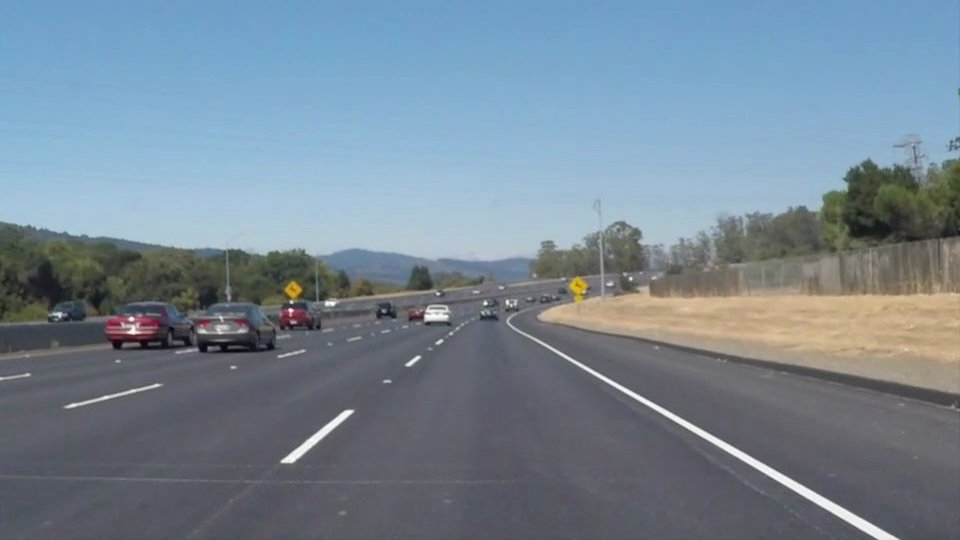
#> input picture test_images/solidWhiteCurve.jpg, 960 x 540 px
$ jupyter execute --allow-errors P1.ipynb   (shell and % lines are left out)
#> lines starting #> are read from the running program, lines starting #| are printed output that depends on the picture; after the words box and inside, x2 and y2 are one past the last pixel; in counts of white or black regions, pixels touching at a corner belong together
# Finding Lane Lines on the Road
***
The main goal of the project is to identify and annotate the lane lines in a video of a road. A code pipepline of image processing is developed and tested, first on images and subsequently on videos. In brief, a raw image is first converted to grayscale, then filtered using a guassian kernel followed by subjecting it to Canny Edge Detection algorithm. The region of interest in the image (bare minumum area including the lane lines) is marked and everything outside is masked out. This image is then subjected to Hough transform to obtain line segment parameters representing the lines obtained by Canny Edge detection. The obtained line segments are then separated into two sets: left lane and right lane. The line segments with outlier slopes are rejected to obtain a smoother, uniform dataset representing each lane. Finally, these line segments are used to calculate an average, equivalent single line representing one lane. Once a statisfactory lane identification is observed, this pipeline is put together to work on videos, acting on images from individual video frames. In order to observe a smooth transition on video from one frame to another, a weighted moving average filter of window size 3 is implemented.

---

## Import Packages

[cell 1]
import matplotlib.pyplot as plt
import matplotlib.image as mpimg
import matplotlib as mpl
import numpy as np
import cv2
from scipy.optimize import curve_fit
#Enlarging the plot window size
mpl.rcParams['figure.figsize'] = [16,9]

## Read in an Image

[cell 2]
# [6 lines of commented-out code are left out]
image = mpimg.imread('test_images/solidWhiteCurve.jpg')
#> image is the input picture: shape (540, 960, 3); mean R, G, B 118.5, 134.5, 148.1

original_image_1 = np.copy(image)
original_image_2 = np.copy(image)
original_image_3 = np.copy(image)
#printing out some stats and plotting the original image
print('This image is:', type(image), 'with dimensions:', image.shape)
#| This image is: <class 'numpy.ndarray'> with dimensions: (540, 960, 3)
plt.imshow(image)  # if you wanted to show a single color channel image called 'gray', for example, call as plt.imshow(gray, cmap='gray')

** Main OpenCV functions used in this project are:**

`cv2.inRange()` for color selection
`cv2.fillPoly()` for regions selection
`cv2.line()` to draw lines on an image given endpoints
`cv2.addWeighted()` to coadd / overlay two images
`cv2.imwrite()` to output images to file
`cv2.bitwise_and()` to apply a mask to an image

## Helper Functions

Here are some initial functions that will be used in the image processing

[cell 3]
import math

def grayscale(img):
    """Applies the Grayscale transform
    This will return an image with only one color channel
    but NOTE: to see the returned image as grayscale
    (assuming your grayscaled image is called 'gray')
    you should call plt.imshow(gray, cmap='gray')"""
    return cv2.cvtColor(img, cv2.COLOR_RGB2GRAY)
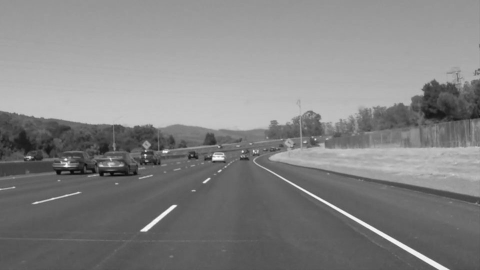
#> returned value: shape (540, 960) (shown at 1/2 size); min 5, max 255, mean 131.2
    # Or use BGR2GRAY if you read an image with cv2.imread()
    # return cv2.cvtColor(img, cv2.COLOR_BGR2GRAY)

def canny(img, low_threshold, high_threshold):
    """Applies the Canny transform"""
    return cv2.Canny(img, low_threshold, high_threshold)

def gaussian_blur(img, kernel_size):
    """Applies a Gaussian Noise kernel"""
    return cv2.GaussianBlur(img, (kernel_size, kernel_size), 0)

def region_of_interest(img, vertices):
    """
    Applies an image mask.

    Only keeps the region of the image defined by the polygon
    formed from `vertices`. The rest of the image is set to black.
    """
    #defining a blank mask to start with
    mask = np.zeros_like(img)

    #defining a 3 channel or 1 channel color to fill the mask with depending on the input image
    if len(img.shape) > 2:
        channel_count = img.shape[2]  # i.e. 3 or 4 depending on your image
        ignore_mask_color = (255,) * channel_count
    else:
        ignore_mask_color = 255

    #filling pixels inside the polygon defined by "vertices" with the fill color
    cv2.fillPoly(mask, vertices, ignore_mask_color)

    #returning the image only where mask pixels are nonzero
    masked_image = cv2.bitwise_and(img, mask)
    return masked_image


def draw_lines(img, lines, color=[255, 0, 0], thickness=2):
    """
    This function draws `lines` with `color` and `thickness`.
    Lines are drawn on the image inplace (mutates the image).
    """
    for line in lines:
        for x1,y1,x2,y2 in line:
            cv2.line(img, (x1, y1), (x2, y2), color, thickness)

# [10 lines left out: function hough_lines, not called in this run]

def weighted_img(img, initial_img, α=0.8, β=1., λ=0.):
    """
    `img` is the output of the hough_lines(), An image with lines drawn on it.
    Should be a blank image (all black) with lines drawn on it.

    `initial_img` should be the image before any processing.

    The result image is computed as follows:

    initial_img * α + img * β + λ
    NOTE: initial_img and img must be the same shape!
    """
    return cv2.addWeighted(initial_img, α, img, β, λ)

## Test Images

[cell 4]
import os
os.listdir("test_images/")

## Build a Lane Finding Pipeline

**Below is the pipeline that works well on the sampe images.**

### Gray Scaling

[cell 5]
plt.subplot(221)
plt.imshow(image)
plt.title('Original Image')

image_gray = grayscale(image)
# save for report
#r_image_gray = np.copy(image_gray)
#cv2.imwrite("./test_images_output/r_image_gray.jpg", r_image_gray);

plt.subplot(222)
plt.imshow(image_gray, cmap = 'gray')
plt.title('Gray-Scaled Image')
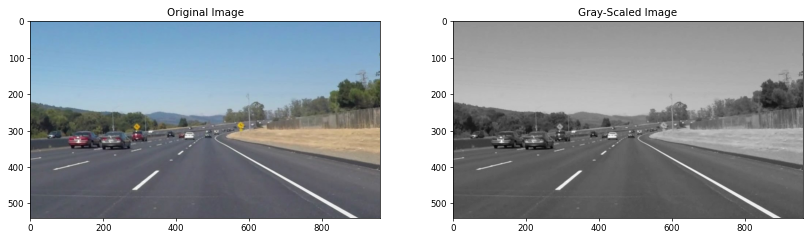
#> figure drawn by matplotlib, 2 panels

### Gaussian Filtering

[cell 6]
print("Now as we have the gray scaled image, we can proceed for Gaussian filtering, to be followed by Canny Edge detection\n")
print("Applying a Gaussian filter of kernel size: 5\n")
blurred_image = gaussian_blur(image_gray, 5)
# save for report
#r_blurred_image = np.copy(blurred_image)
#cv2.imwrite("./test_images_output/r_blurred_image.jpg", r_blurred_image);

plt.subplot(121)
plt.imshow(image_gray, cmap = 'gray')
plt.title('Unfiltered Image')
plt.subplot(122)
plt.imshow(blurred_image, cmap = 'gray')
plt.title('Gaussian-filtered Image')
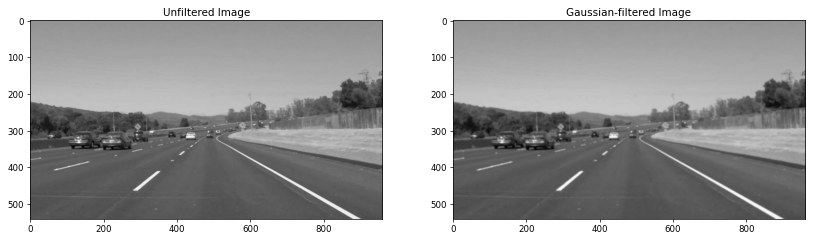
#> figure drawn by matplotlib, 2 panels

### Canny Edge Detection

[cell 7]
"""
In Canny Edge Detection algorithm, all edges with gradients above the upper
threshold are selected, all edges with gradients below lower threshold are
rejected. The edges with gradients between lower and upper threshold, that
are in contact with edges above the upper threshold, are retained, rest are
rejected.
"""
lower_threshold = 70
upper_threshold = 200
canny_image = canny(blurred_image, lower_threshold, upper_threshold)
#> in canny, `return cv2.Canny(img, low_threshold, high_threshold)`:
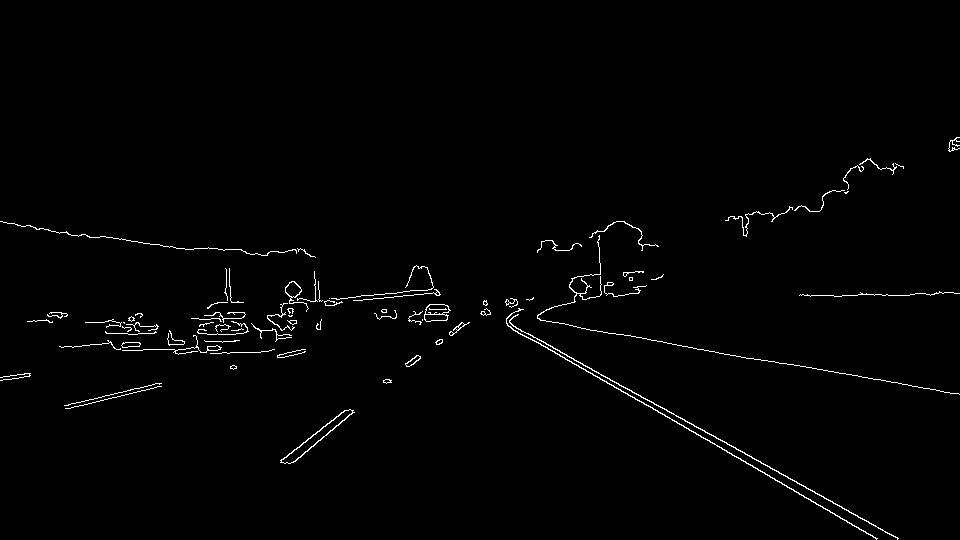
#> returned value: shape (540, 960); 1.2% white in thin lines or dots, all inside (x1, y1, x2, y2) = (0, 137, 960, 540)
# save for report
#r_canny_image = np.copy(canny_image)
#cv2.imwrite("./test_images_output/r_canny_image.jpg", r_canny_image);

plt.subplot(121)
plt.imshow(blurred_image, cmap = 'gray')
plt.title('Blurred Image')
plt.subplot(122)
plt.imshow(canny_image, cmap = 'gray')
plt.title('Canny-Detection Edges')

### Masking with region of interest and Hough Transform

[cell 8]
# Setting up the region of interest
vertices = np.array([[[110,540],[420,330],[545,330],[920,540]]], dtype = 'int32')
#vertices = np.array([[[110,480],[420,350],[555,350],[920,480]]], dtype = 'int32')
masked_image = region_of_interest(canny_image, vertices)
#> in region_of_interest, `cv2.fillPoly(mask, vertices, ignore_mask_color)`:
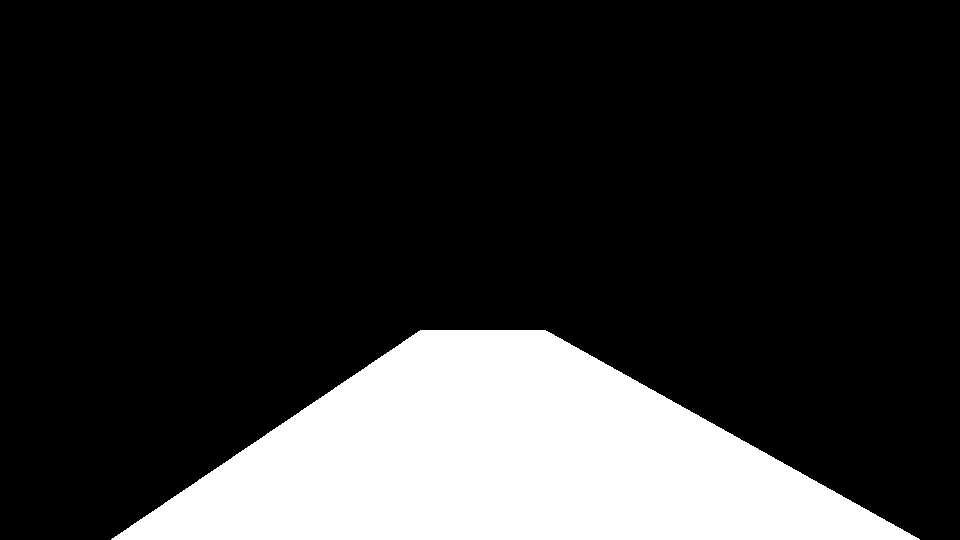
#> mask: shape (540, 960); 19% white; 1 white region, box (x1, y1, x2, y2) and area: (111, 330, 920, 540) 98313
#> in region_of_interest, `masked_image = cv2.bitwise_and(img, mask)`:
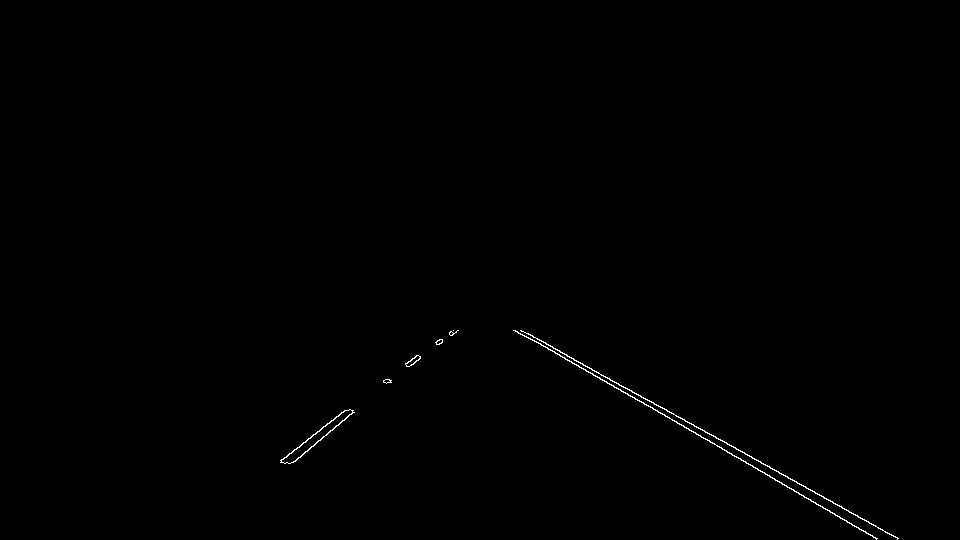
#> masked_image: shape (540, 960); 0.29% white in thin lines or dots, all inside (x1, y1, x2, y2) = (280, 330, 899, 540)
# save for report
#r_masked_image = np.copy(masked_image)
#cv2.imwrite("./test_images_output/r_masked_image.jpg", r_masked_image);

plt.subplot(221)
plt.imshow(canny_image, cmap = 'gray')
plt.title('Canny-Detection Image')
plt.subplot(222)
plt.imshow(masked_image, cmap = 'gray')
plt.title('Masked Image')
x = [vertices[0,0,0], vertices[0,1,0], vertices[0,2,0],vertices[0,3,0],vertices[0,0,0]]
y = [vertices[0,0,1], vertices[0,1,1], vertices[0,2,1],vertices[0,3,1],vertices[0,0,1]]
plt.plot(x, y, 'r--', lw=2)

"""
Masking done, now applying hough transform

minLineLength - Minimum length of line. Line segments shorter than this are rejected.
maxLineGap - Maximum allowed gap between line segments to treat them as single line.
rho : The resolution of the parameter r in pixels. We use 1 pixel.
theta: The resolution of the parameter \theta in radians. We use 1 degree (CV_PI/180)
threshold: The minimum number of intersections to “detect” a line

"""
minLineLength = 200
maxLineGap = 5
rho = 1
theta = np.pi/180
threshold = 15

lines_img = cv2.HoughLinesP(masked_image,rho,theta,threshold,minLineLength,maxLineGap)
#> lines_img = 37 rows, first 6: [643, 403, 648, 406], [676, 415, 791, 479], [683, 426, 707, 440], [806, 497, 856, 527], [736, 456, 791, 489], [286, 456, 322, 428]
#print(lines_img)
draw_lines(image, lines_img)
#> the loop in draw_lines, `for line in lines:` made 37 passes
# save for report
#r_hough_image = np.copy(image)
#r_hough_image = r_hough_image[...,::-1]
#cv2.imwrite("./test_images_output/r_hough_image.jpg", r_hough_image);

plt.subplot(212)
plt.imshow(image)
plt.title('Lines from Hough Transform')
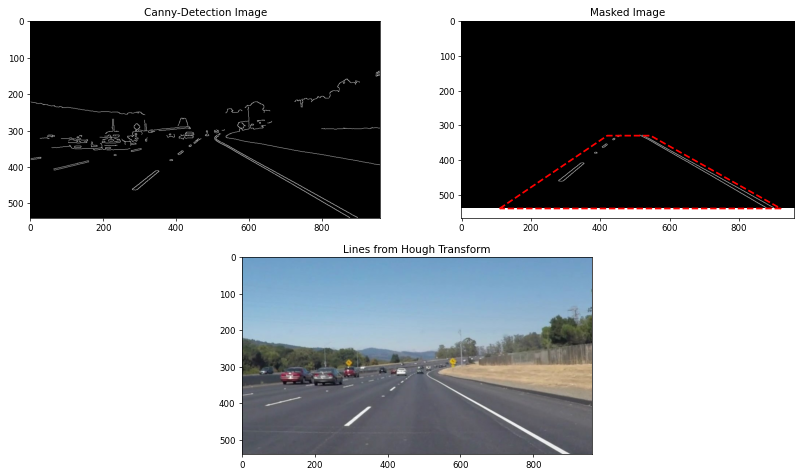
#> figure drawn by matplotlib, 3 panels

### Extrapolation and Weighted Merge
** Below are some functions used in outlier rejection and extrapolation, followed by their usage. **

[cell 9]
def reject_outliers(data, m=1.5):
    """
    This function rejects the lines with slopes outside the standard deviation of m
    """
    without_outliers = np.array([(data[abs(calcSlope(data) - np.mean(calcSlope(data))) \
                                      < m * np.std(calcSlope(data))])]).reshape(-1,1,4)
    return without_outliers

def calcSlope(lines):
    """
    Lines are the output of Hough_Lines function. This function calculates slope
    for each line segment contained in the input array "lines"
    """
    i = 0
    slopes = np.zeros_like(np.arange(np.shape(lines[:,0,0])[0]), dtype = float)
    for line in lines:
        for x1,y1,x2,y2 in line:
            if((x2 - x1) > 0.0001):
                slopes[i] = (y2-y1)/(x2 - x1)
                i = i + 1
            else:
                # If slope is to high, use the last calculated values instead
                if(i != 0):
                    slopes[i] = slopes[i-1]
                    i = i + 1
                else:
                    slopes[i] = 0
#> this loop made 37 passes
#> after the loop, i = 37; slopes = 37 values, max 0.714 at index 22, min -1 at index 34, mean 0.201

    return slopes

def calc_extreme_points(lines, startY, endY):
    #removing outliers
    lines = reject_outliers(lines)
    if (lines.size != 0):
        draw_lines(original_image_3, lines)
        # save for report
        #r_original_image_3 = np.copy(original_image_3)
        #r_original_image_3 = r_original_image_3[...,::-1]
        #cv2.imwrite("./test_images_output/r_no_outliers_image.jpg", r_original_image_3);
        """
        Feeding the outlier-less lines to polyfit to come up with a single line
        representing one lane.

        """
        [slope, intercept] = np.polyfit(np.concatenate((lines[:,0,0],lines[:,0,2]),axis = 0),\
                                        np.concatenate((lines[:,0,1],lines[:,0,3]),axis = 0), 1)
        startX = (startY - intercept)/slope
        endX = (endY - intercept)/slope
    else:
        startX = 0
        endX = 0
    #print (startX,endX)
    return [int(startX), int(startY), int(endX), int(endY)]

def extrapolate_line(lines, startY, endY):
    slopes = calcSlope(lines)
    left_idx = (slopes < 0)
    right_idx = (slopes > 0)
    mean_left_slope = np.average(slopes[left_idx])
#> mean_left_slope = -0.829
    #print(mean_left_slope)
    mean_right_slope = np.average(slopes[right_idx])
#> mean_right_slope = 0.583
    #print(mean_right_slope)
    left_lines_img = lines[left_idx,:,:]
#> left_lines_img = [[286, 456, 322, 428], [295, 461, 336, 425], [334, 418, 345, 410], [405, 364, 412, 358], [334, 428, 349, 415], [321, 428, 333, 419], [345, 418, 352, 412], [412, 359, 417, 355], [411, 365, 420, 358], [300, 456, 305, 451]]
    #print(left_lines_img)
    right_lines_img = lines[right_idx,:,:]
#> right_lines_img = 27 rows, first 6: [643, 403, 648, 406], [676, 415, 791, 479], [683, 426, 707, 440], [806, 497, 856, 527], [736, 456, 791, 489], [578, 366, 583, 369]
    #print(right_lines_img)
    [start_left_X, startY, end_left_X, endY] = calc_extreme_points(left_lines_img, startY, endY)
#> the loop in calcSlope (call 2), `for line in lines:` made 10 passes
#> in reject_outliers, `without_outliers = np.array([(data[abs(calcSlope(data) - np.mean(calcS..`: without_outliers = [[286, 456, 322, 428], [295, 461, 336, 425], [334, 418, 345, 410], [405, 364, 412, 358], [334, 428, 349, 415], [321, 428, 333, 419], [345, 418, 352, 412], [412, 359, 417, 355], [411, 365, 420, 358]]
#> in calc_extreme_points, `lines = reject_outliers(lines)`: lines has the same summary as without_outliers in reject_outliers
#> the loop in draw_lines (call 2), `for line in lines:` made 9 passes
#> in calc_extreme_points, `[slope, intercept] = np.polyfit(np.concatenate((lines[:,0,0],lines[:,0..`: slope = -0.79; intercept = 686.6
#> in calc_extreme_points, `startX = (startY - intercept)/slope`: startX = 463.8
#> in calc_extreme_points, `endX = (endY - intercept)/slope`: endX = 185.5
#> start_left_X = 463; startY = 320; end_left_X = 185; endY = 540
    [start_right_X, startY, end_right_X, endY] = calc_extreme_points(right_lines_img, startY, endY)
#> in reject_outliers (call 2), `without_outliers = np.array([(data[abs(calcSlope(data) - np.mean(calcS..`: without_outliers = 23 rows, first 6: [643, 403, 648, 406], [676, 415, 791, 479], [683, 426, 707, 440], [806, 497, 856, 527], [736, 456, 791, 489], [578, 366, 583, 369]
#> in calc_extreme_points (call 2), `lines = reject_outliers(lines)`: lines has the same summary as without_outliers in reject_outliers
#> call 3 of draw_lines, with lines = array of shape (23, 1, 4), thickness = 2
#> the loop in draw_lines (call 3), `for line in lines:` made 23 passes
#> after the loop in draw_lines (call 3), `for line in lines:`:
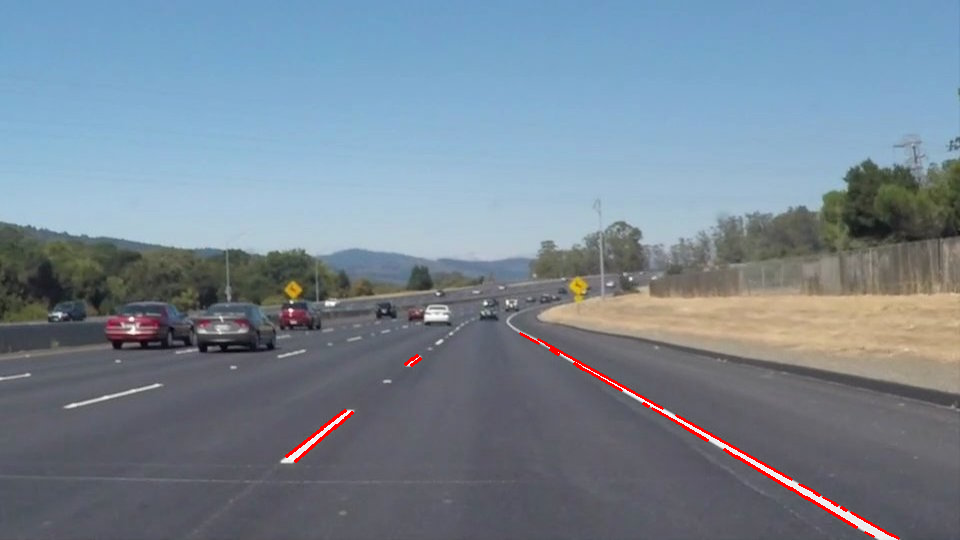
#> img: shape (540, 960, 3); mean R, G, B 119, 133.6, 147.2
#> start_right_X = 496; end_right_X = 894

    return np.array([[[start_left_X, startY, end_left_X, endY], [start_right_X, startY, end_right_X, endY]]])

startY = 320
endY = 540
extrapolated_lines = extrapolate_line(lines_img, startY, endY)
#> extrapolated_lines = [[463, 320, 185, 540], [496, 320, 894, 540]]
#print(extrapolated_lines)
#print(extrapolated_lines.shape)
if(((extrapolated_lines[0,0,0] !=0) and (extrapolated_lines[0,0,2] !=0)) or\
   ((extrapolated_lines[0,1,0] !=0) and (extrapolated_lines[0,1,2] !=0))):
    draw_lines(original_image_1, extrapolated_lines, thickness = 8)

plt.subplot(2,2,1)
plt.imshow(image)
plt.title("Hough Lines - With Outliers")

plt.subplot(2,2,2)
plt.imshow(original_image_3)
plt.title("Hough Lines - Without Outliers")

#merging annotated image with original image for transparency
merged_image = weighted_img(original_image_1, original_image_2, 0.5, 0.5, 0)
#> in weighted_img, `return cv2.addWeighted(initial_img, α, img, β, λ)`:
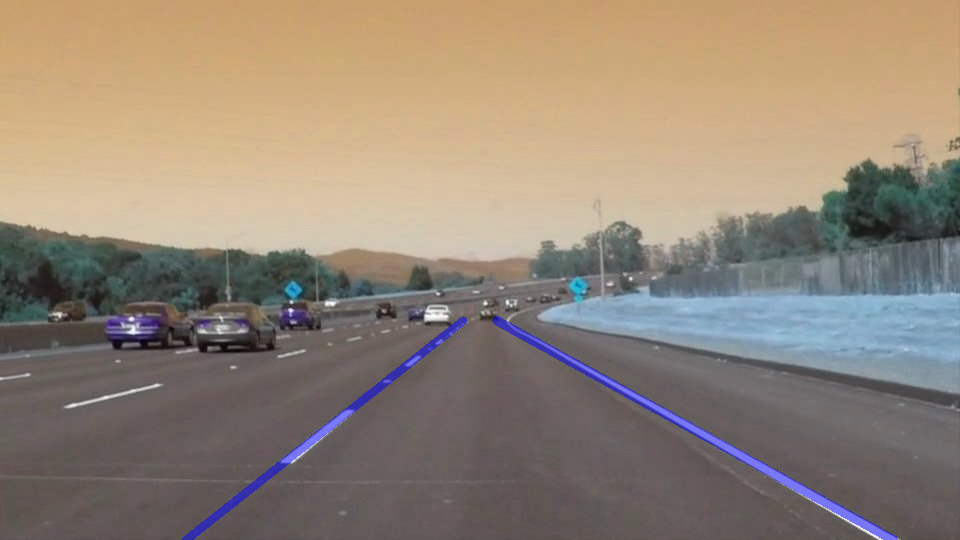
#> returned value: shape (540, 960, 3); mean of channels 0, 1, 2 119.2, 133.4, 146.9; drawn as B, G, R
# save for report
r_merged_image = np.copy(merged_image)
r_merged_image = r_merged_image[...,::-1]
cv2.imwrite("./test_images_output/solidWhiteCurve.jpg", r_merged_image);

plt.subplot(2,1,2)
plt.imshow(merged_image)
plt.title("Extrapolated Lines without Outliers")
